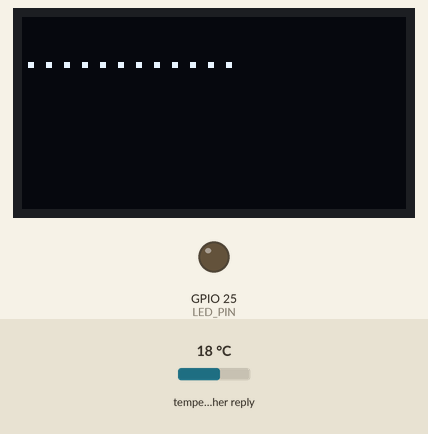
Simulated run of this program. Board: ESP32. On the bench: 128×64 one-colour display, output pins drawn as LEDs (lit = HIGH). The test bench sets the inputs (shaded band); at power-on: temperature in the weather reply 18 °C. WiFi joins after 1.5 s; servers stay silent unless stated; the local clock reads 2024-03-15 10:24:30 at power-on unless the program sets it; random numbers use the default seed unless the program sets one; web services answer with replies made up by the test bench; what the program prints to the serial monitor is not drawn.

Above: at 1.6 s.
At 2.6 s:
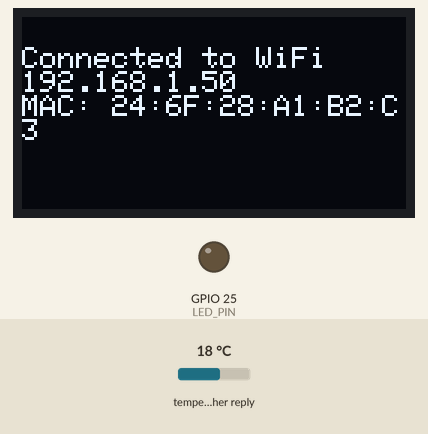
At 6.6 s:
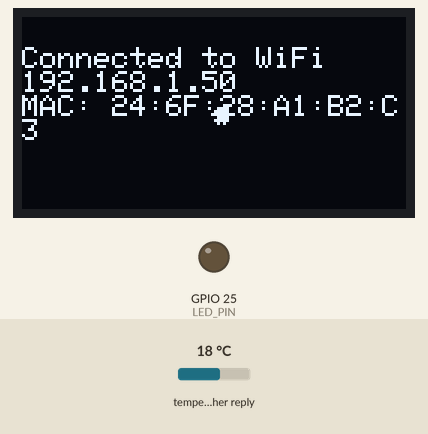
At 7.4 s:
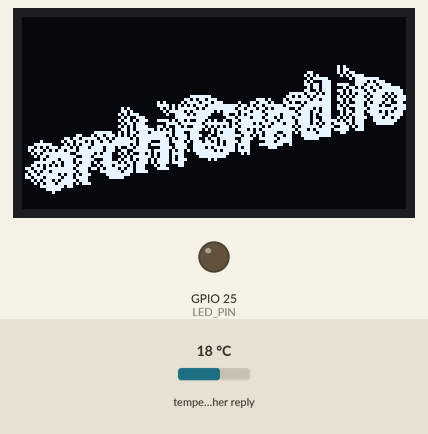
At 8.3 s:
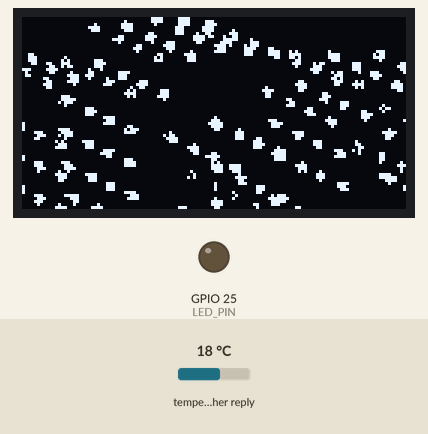
At 9.9 s:
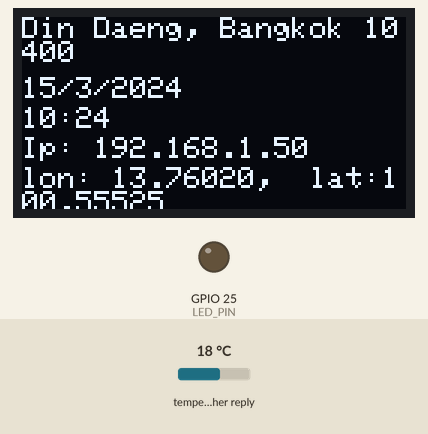

The program:

main.cpp
```cpp
#include <Wire.h>
// include for screen
#include <Adafruit_GFX.h>
#include <Adafruit_SSD1306.h>
// include for wifi and http requests
#include <HTTPClient.h>
#include <WiFi.h>
#include <ArduinoJson.h>


#include <images.h> //get images.h file,Tu here i store my img data.S

// OTA update with elegantOTA
#include <AsyncTCP.h>
#include <WebServer.h>
#include <ElegantOTA.h>


// define screen settings
#define SCREEN_WIDTH 128 // OLED display width,  in pixels
#define SCREEN_HEIGHT 64 // OLED display height, in pixels
Adafruit_SSD1306 oled(SCREEN_WIDTH, SCREEN_HEIGHT, &Wire, -1);

// ip: 192.168.1.96


// images to memory conversion here -> http://javl.github.io/image2cpp/
// images are references from images.h and images.cpp
const unsigned char *archiGradStartupAnim [] = {epd_bitmap_f0,	epd_bitmap_f1,	epd_bitmap_f3,	epd_bitmap_f4,	epd_bitmap_f5,	epd_bitmap_f6,	epd_bitmap_f7,	epd_bitmap_f8,	epd_bitmap_f9,  epd_bitmap_f10,	epd_bitmap_f11,	epd_bitmap_f12,	epd_bitmap_f13,	epd_bitmap_f14,	epd_bitmap_f15,	epd_bitmap_f16,	epd_bitmap_f17,	epd_bitmap_f18,	epd_bitmap_f19,	epd_bitmap_f20,	epd_bitmap_f21,	epd_bitmap_f22}; //store arrays in *archiGradStartupAnim

int numElementsStartupAnim = sizeof(archiGradStartupAnim) / sizeof(unsigned char *); //count how many items are in archiGradStartupAnim


// WEATHER ICONS
const unsigned char *symbol [] = {epd_bitmap_1, epd_bitmap_2, epd_bitmap_3, epd_bitmap_4, epd_bitmap_5, epd_bitmap_6, epd_bitmap_7, epd_bitmap_8, epd_bitmap_9, epd_bitmap_10, epd_bitmap_11, epd_bitmap_12, epd_bitmap_13};


// CUSTOM ANIM
const unsigned char *customAnim [] = {epd_bitmap_a_1, epd_bitmap_a_2,	epd_bitmap_a_3,	epd_bitmap_a_4,	epd_bitmap_a_5,	epd_bitmap_a_6,	epd_bitmap_a_7,	epd_bitmap_a_8,	epd_bitmap_a_9,  epd_bitmap_a_10,	epd_bitmap_a_11,	epd_bitmap_a_12,	epd_bitmap_a_13,	epd_bitmap_a_14,	epd_bitmap_a_15,	epd_bitmap_a_16,	epd_bitmap_a_17,	epd_bitmap_a_18,	epd_bitmap_a_19,	epd_bitmap_a_20}; //store arrays in *customAnim

int numElementsCustomAnim = sizeof(customAnim) / sizeof(unsigned char *); //count how many items are in customAnim


unsigned long LASTSTARTANIMTIME = 0;
unsigned long LASTSTARTHTTPREQUESTTIME = 0;
unsigned long LASTDAYREQUEST = 0;

#define LED_PIN 25

String APIKEY_OPENWEATHERMAP = "cb66a744575c1047a0991d78c6a32f01";

// const char* ssid = "INDA LAB";
// const char* password = "dex_2024";
// const char* ssid = "WiFi Fritzbox";
// const char* password = "jorisputteneers";

const char* ssid = "TP-Link_6B60";
const char* password = "Ikegcasen72.";


WebServer server(80);


unsigned long ota_progress_millis = 0;

// functions

void onOTAStart() {
  // Log when OTA has started
  Serial.println("OTA update started!");
  // <Add your own code here>
}

void onOTAProgress(size_t current, size_t final) {
  // Log every 1 second
  if (millis() - ota_progress_millis > 1000) {
    ota_progress_millis = millis();
    Serial.printf("OTA Progress Current: %u bytes, Final: %u bytes\n", current, final);
  }
}

void onOTAEnd(bool success) {
  // Log when OTA has finished
  if (success) {
    Serial.println("OTA update finished successfully!");
  } else {
    Serial.println("There was an error during OTA update!");
  }
  // <Add your own code here>
}


// intro logo animation
void startAnim(){
  static unsigned long lastExecutionTime = 0;
  unsigned long currentTime = millis();
    for(int j = 0; j< numElementsStartupAnim; j++){
      oled.drawBitmap(0, 0, archiGradStartupAnim[j], 128, 64, WHITE);  //reverse -> oled.drawBitmap(0, 0, archiGradStartupAnim[numElementsStartupAnim - (j+1)], 128, 64, WHITE);
      oled.display();
      oled.clearDisplay();
      delay(100);
    }
}


// custom animation
void customAnimation(){
  static unsigned long lastExecutionTime = 0;
  unsigned long currentTime = millis();
    for(int j = 0; j< numElementsCustomAnim; j++){
      oled.drawBitmap(0, 0, customAnim[j], 128, 64, WHITE);  //reverse -> oled.drawBitmap(0, 0, archiGradStartupAnim[numElementsStartupAnim - (j+1)], 128, 64, WHITE);
      oled.display();
      oled.clearDisplay();
      delay(100);
    }
}


// get day and date data measure once a day
void getDateAndTime(String serverNameDateAndTime) {

    // oled.clearDisplay();
    oled.setTextColor(WHITE);
    oled.setTextSize(1);
    HTTPClient http;

    // get time and date & day of week
    http.begin(serverNameDateAndTime.c_str());
    int httpResponseCodeDateAndTime = http.GET();
    if (httpResponseCodeDateAndTime == 200) { // Check if the request was successful
        String payloadDay = http.getString();
        Serial.println(payloadDay);

        DynamicJsonDocument jsonDateTime(2048); // Adjust the buffer size as needed
        DeserializationError errorA = deserializeJson(jsonDateTime, payloadDay);
        if (!errorA) {
          int8_t Day = jsonDateTime["day_of_week"];
          oled.setCursor(0, 10);
          // String weekDays[] = {"sundah", "moandah", "disndah", "oensdah", "dunderdah", "vridah", "zoaterdah"};
          // oled.println(weekDays[Day]);

          String dateTime = jsonDateTime["datetime"];
          int year, month, day, hour, minute, second;
          sscanf(dateTime.c_str(), "%d-%d-%dT%d:%d:%d", &year, &month, &day, &hour, &minute, &second);

           String formattedDate = String(day) + "/" + String(month) + "/" + String(year);
           String formattedTime = String(hour) + ":" + String(minute);

          oled.setCursor(0, 20);
          oled.println(formattedDate);
          oled.setCursor(0, 30);
          oled.println(formattedTime);
          oled.display();

          Serial.println(WiFi.localIP());

        }
        else {
            oled.println("JSON parsing error");
        }
    } else {
      oled.println("HTTP error: " + String(httpResponseCodeDateAndTime));
    }

    oled.display();
    http.end();
}


// generate a temperature from openweatherAPI measure every couple inutes
void getTempAndHumidityData(String serverNameTempAndHumidity) {

    // oled.clearDisplay();
    oled.setTextColor(WHITE);
    oled.setTextSize(1);

    HTTPClient http;

    // get temperature and humidity
    http.begin(serverNameTempAndHumidity.c_str());
    int httpResponseCodeTempAndHumidity = http.GET();

    if (httpResponseCodeTempAndHumidity == 200) { // Check if the request was successful
        String payloadTempAndHumidity = http.getString();
        Serial.println(payloadTempAndHumidity);

        DynamicJsonDocument jsonTempHumid(1024); // Adjust the buffer size as needed
        DeserializationError errorB = deserializeJson(jsonTempHumid, payloadTempAndHumidity);


        if (!errorB) {
            float temperatureKelvin = jsonTempHumid["main"]["temp"]; // Extract the
            float temperatureCelsius = temperatureKelvin - 273.15; // Convert to Celsius

            oled.setCursor(0, 0);
            oled.print("Din Daeng, Bangkok 10400 ");
            oled.setCursor(0, 40);
            oled.print("Ip: ");
            oled.print(WiFi.localIP()); // Display temperature with 2 decimal places
            // oled.print("C");


            // get description
            String description = jsonTempHumid["weather"][0]["description"];
            oled.setCursor(0, 50);
            oled.print("lon: 13.76020,  lat:100.55525");


            int randomIndex = random(sizeof(symbol) / sizeof(symbol[0]));

            // oled.drawBitmap(70, 10, symbol[randomIndex], 50, 50, WHITE);
            // oled.display();
            // oled.drawBitmap(70, 10, symbol[randomIndex], 50, 50, WHITE);
            // oled.println();
            // delay(1000);
        } else {
            oled.println("JSON parsing error");
        }
    } else {
        oled.println("HTTP error: " + String(httpResponseCodeTempAndHumidity));
    }

    oled.display();

    http.end();
}


void setup(void){
  Serial.begin(115200);

  // initialize OLED display with address 0x3C for 128x64
  if (!oled.begin(SSD1306_SWITCHCAPVCC, 0x3C)) {
    Serial.println(F("SSD1306 allocation failed"));
    while (true);
  }

  oled.clearDisplay();
  oled.setTextColor(WHITE);
	oled.setCursor(0, 10);

  WiFi.mode(WIFI_STA);
  WiFi.begin(ssid, password);
  Serial.println("");

  // Wait for connection
  while (WiFi.status() != WL_CONNECTED) {
      oled.print(".");
      delay(100);
      oled.display();
  }

  oled.clearDisplay();
	oled.setCursor(0, 10);
  oled.println("Connected to WiFi");
  delay(1000);
  oled.println(WiFi.localIP());
  oled.println("MAC: " + String(WiFi.macAddress()));
  oled.display();

  delay(2000);

  server.on("/", []() {
    server.send(200, "text/plain", "Hi! This is ElegantOTA Demo.");
  });

  ElegantOTA.begin(&server);    // Start ElegantOTA
  ElegantOTA.onStart(onOTAStart);
  ElegantOTA.onProgress(onOTAProgress);
  ElegantOTA.onEnd(onOTAEnd);

  server.begin();


  delay(2000);

  pinMode(LED_PIN, OUTPUT);


  startAnim();
  // customAnimation();
  getTempAndHumidityData("https://api.openweathermap.org/data/2.5/weather?lat=50.85&lon=2.88&appid=" + APIKEY_OPENWEATHERMAP);
  getDateAndTime("http://worldtimeapi.org/api/ip");

}

void loop(void) {
  server.handleClient();
  ElegantOTA.loop();

  unsigned long CURRENTTIME = millis();

  if (CURRENTTIME - LASTSTARTANIMTIME >= 600000) {
    customAnimation();
    LASTSTARTANIMTIME = CURRENTTIME;
  }

  if (CURRENTTIME - LASTSTARTHTTPREQUESTTIME >= 60000) {
    oled.clearDisplay();
    delay(100);
    getTempAndHumidityData("https://api.openweathermap.org/data/2.5/weather?lat=50.85&lon=2.88&appid=" + APIKEY_OPENWEATHERMAP);
    getDateAndTime("http://worldtimeapi.org/api/ip");
    LASTSTARTHTTPREQUESTTIME = CURRENTTIME;
  }


  // if (CURRENTTIME - LASTDAYREQUEST >= 4000) {
  //   getDateAndTime("http://worldtimeapi.org/api/ip");
  //   LASTDAYREQUEST = CURRENTTIME;
  // }

}


// correct weather information api rget request
// random location
// https://api.openweathermap.org/data/2.5/weather?lat=44.34&lon=10.99&appid=cb66a744575c1047a0991d78c6a32f01


// GENT
// https://api.openweathermap.org/data/2.5/weather?lat=51.05&lon=3.71667&appid=cb66a744575c1047a0991d78c6a32f01
```

images.h
```cpp
// images.h
#ifndef IMAGES_H
#define IMAGES_H

// WEATHER SYMBOL
extern const unsigned char epd_bitmap_1[];
extern const unsigned char epd_bitmap_2[];
extern const unsigned char epd_bitmap_3[];
extern const unsigned char epd_bitmap_4[];
extern const unsigned char epd_bitmap_5[];
extern const unsigned char epd_bitmap_6[];
extern const unsigned char epd_bitmap_7[];
extern const unsigned char epd_bitmap_8[];
extern const unsigned char epd_bitmap_9[];
extern const unsigned char epd_bitmap_10[];
extern const unsigned char epd_bitmap_11[];
extern const unsigned char epd_bitmap_12[];
extern const unsigned char epd_bitmap_13[];

// CUSTOM ANIM

extern const unsigned char epd_bitmap_a_1[];
extern const unsigned char epd_bitmap_a_2[];
extern const unsigned char epd_bitmap_a_3[];
extern const unsigned char epd_bitmap_a_4[];
extern const unsigned char epd_bitmap_a_5[];
extern const unsigned char epd_bitmap_a_6[];
extern const unsigned char epd_bitmap_a_7[];
extern const unsigned char epd_bitmap_a_8[];
extern const unsigned char epd_bitmap_a_9[];
extern const unsigned char epd_bitmap_a_10[];
extern const unsigned char epd_bitmap_a_11[];
extern const unsigned char epd_bitmap_a_12[];
extern const unsigned char epd_bitmap_a_13[];
extern const unsigned char epd_bitmap_a_14[];
extern const unsigned char epd_bitmap_a_15[];
extern const unsigned char epd_bitmap_a_16[];
extern const unsigned char epd_bitmap_a_17[];
extern const unsigned char epd_bitmap_a_18[];
extern const unsigned char epd_bitmap_a_19[];
extern const unsigned char epd_bitmap_a_20[];


// START ANIM
extern const unsigned char epd_bitmap_f0[];
extern const unsigned char epd_bitmap_f1[];
extern const unsigned char epd_bitmap_f3[];
extern const unsigned char epd_bitmap_f4[];
extern const unsigned char epd_bitmap_f5[];
extern const unsigned char epd_bitmap_f6[];
extern const unsigned char epd_bitmap_f7[];
extern const unsigned char epd_bitmap_f8[];
extern const unsigned char epd_bitmap_f9[];
extern const unsigned char epd_bitmap_f10[];
extern const unsigned char epd_bitmap_f11[];
extern const unsigned char epd_bitmap_f12[];
extern const unsigned char epd_bitmap_f13[];
extern const unsigned char epd_bitmap_f14[];
extern const unsigned char epd_bitmap_f15[];
extern const unsigned char epd_bitmap_f16[];
extern const unsigned char epd_bitmap_f17[];
extern const unsigned char epd_bitmap_f18[];
extern const unsigned char epd_bitmap_f19[];
extern const unsigned char epd_bitmap_f20[];
extern const unsigned char epd_bitmap_f21[];
extern const unsigned char epd_bitmap_f22[];


#endif // IMAGES_H
```

Source omitted: images.cpp (data table, 322253 bytes)

Measured:
- what the display in image 0 shows lasts 1.1 s, from 1.5 s to 2.6 s
- what the display in image 1 shows lasts 4.0 s, from 2.6 s to 6.6 s
